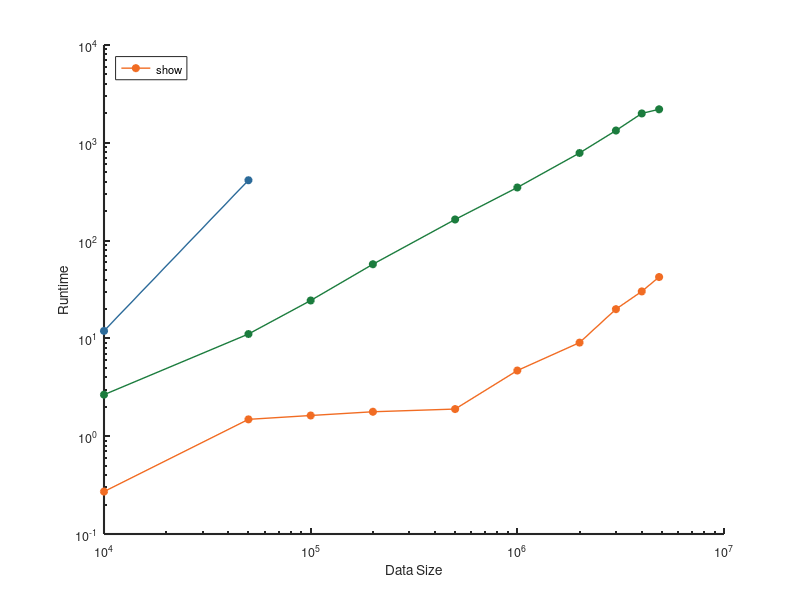

Reproduce this figure in MATLAB.
% 数据大小
x = [1e4, 5e4, 1e5, 2e5, 5e5, 1e6, 2e6, 3e6, 4e6, 4852684];

% 为每个算法随机生成运行时间
rng(0); % 设定随机数种子以确保结果可重现
%SDPeak_times = [0.7586, 1.3741, 2.492, 3.7749, 9.46, 33.5596, 73.3673, 88.4193, 132.478, 150.395];   % SDPeak 算法运行时间
SDPeak_times = [0.2715, 1.4868, 1.6281, 1.7777, 1.8946, 4.6931, 9.0559, 19.9068, 30.2335, 42.4194];   % SDPeak2.0 算法运行时间
%FastDPeak_times = [ 3.5038, NaN(1, length(x)-1)]; % FastDPeak 算法运行时间
FHC_LDP_times = [11.9296, 414.3578, NaN(1, length(x) - 2)]; % FHC-LDP 算法运行时间
GB_DP_times = [2.6571, 11.086, 24.4117, 57.3357, 164.4093, 349.2043, 786.8673, 1335.048, 1996.663, 2201.394]; % GB-DP 算法运行时间

% 自定义颜色
% colors = {[115/255, 180/255, 77/255],  % FHC-LDP颜色 
%       %    [246/255, 193/255, 77/255],  % FastDPeak颜色
%           [216/255, 33/255, 28/255],   % SDPeak颜色
%           [41/255, 155/255, 207/255]}; % GB-DP颜色
colors = {[241/255, 108/255, 35/255],  % FHC-LDP颜色 
      %    [246/255, 193/255, 77/255],  % FastDPeak颜色
          [43/255, 106/255, 153/255],   % SDPeak颜色
          [27/255, 124/255, 61/255]}; % GB-DP颜色
      
% 点的大小和线宽
markerSize = 5; % 点的大小
lineWidth = 1; % 线宽

% 绘制折线图
figure;
loglog(x, SDPeak_times, 'o-', 'Color', colors{1}, 'MarkerEdgeColor', colors{1}, 'MarkerFaceColor', colors{1}, 'DisplayName', 'SDPeak', 'MarkerSize', markerSize, 'LineWidth', lineWidth); hold on;
%loglog(x, FastDPeak_times, 'o-', 'Color', colors{2}, 'MarkerEdgeColor', colors{2}, 'MarkerFaceColor', colors{2}, 'DisplayName', 'FastDPeak', 'MarkerSize', markerSize, 'LineWidth', lineWidth);
loglog(x, FHC_LDP_times, 'o-', 'Color', colors{2}, 'MarkerEdgeColor', colors{2}, 'MarkerFaceColor', colors{2}, 'DisplayName', 'FHC-LDP', 'MarkerSize', markerSize, 'LineWidth', lineWidth);
loglog(x, GB_DP_times, 'o-', 'Color', colors{3}, 'MarkerEdgeColor', colors{3}, 'MarkerFaceColor', colors{3}, 'DisplayName', 'GB-DP', 'MarkerSize', markerSize, 'LineWidth', lineWidth);
% 设置 x 轴刻度和标签
set(gca, 'LineWidth', 1.5); % 增加坐标轴的粗细
set(gcf,'unit','normalized','position',[0.2,0.2,0.2,0.3])
set(gca, 'FontSize', 9);  % 设置刻度标签的字体大小为16    调整图上的字体大小
xlabel('Data Size');
ylabel('Runtime');
%title('算法性能比较');
legend('show','Location', 'northwest');
grid off;
box off;

%print('C:\Users\Lqhness\Desktop\overleaf\cl_by_ball_centers\论文\kdd99_compare.png', '-dpng', '-r960');
print('C:\Users\Lqhness\Desktop\overleaf\cl_by_ball_centers\论文\SDPeak2.0\kdd99_compare.png', '-dpng', '-r960');